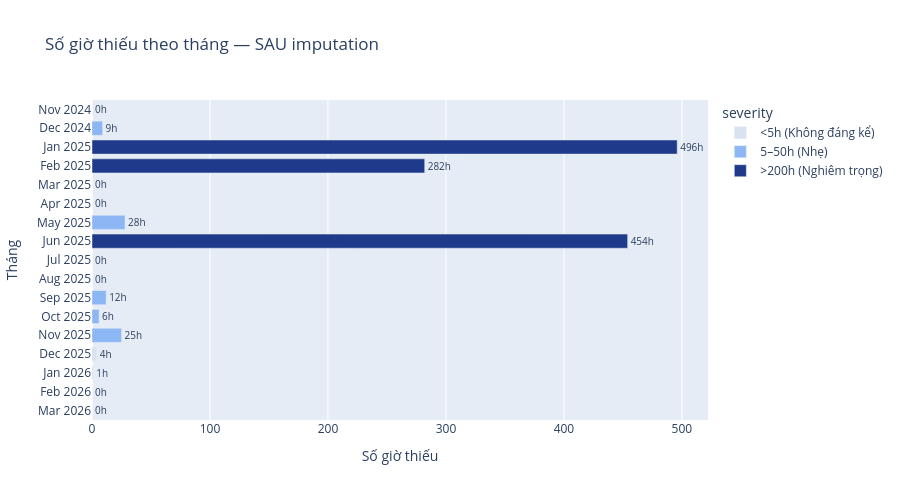
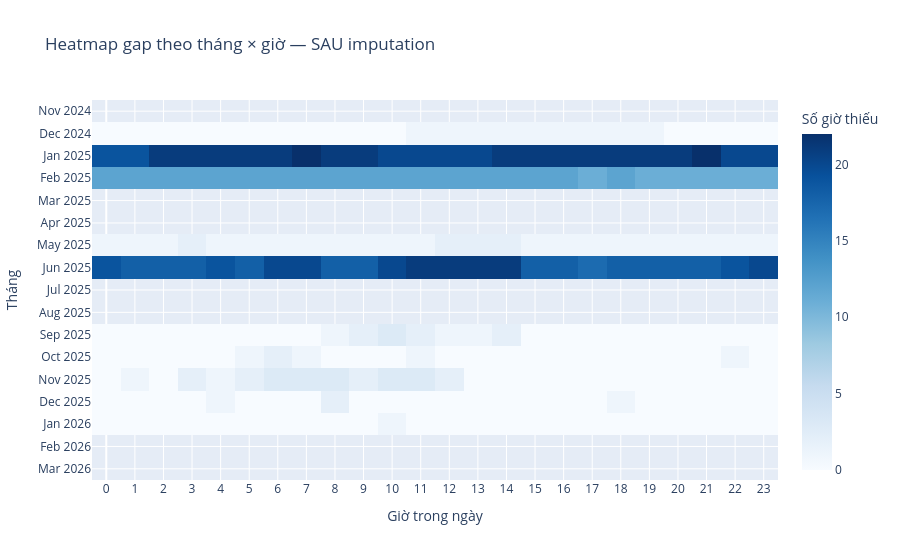

Write notebook code for charts like these, in order.
### Code cell
# Sort theo chronological order thay vì ascending value

monthly_missing2 = (
    pm25_df_full["is_missing_pm25"]
    .resample("ME")
    .sum()
    .astype(int)
    .rename("missing_hours")
    .reset_index()
)
monthly_missing2["year_month_label"] = monthly_missing2["datetime"].dt.strftime("%b %Y")

bins = [-1, 5, 50, 200, float("inf")]
labels = ["<5h (Không đáng kể)", "5–50h (Nhẹ)", "50–200h (Trung bình)", ">200h (Nghiêm trọng)"]
monthly_missing2["severity"] = pd.cut(monthly_missing2["missing_hours"], bins=bins, labels=labels)
monthly_missing2["severity"] = monthly_missing2["severity"].cat.remove_unused_categories().astype(str)


monthly_missing2 = monthly_missing2.sort_values('datetime', ascending=False)  # mới nhất trên cùng

fig_missing2 = px.bar(
    monthly_missing2,
    x='missing_hours', y='year_month_label',
    color='severity', orientation='h', text='missing_hours',
    color_discrete_map={
        '<5h (Không đáng kể)' : '#d9e3f0',
        '5–50h (Nhẹ)'         : '#8db6f4',
        '50–200h (Trung bình)': '#4472c4',
        '>200h (Nghiêm trọng)': '#1f3a8a',
    },
    labels={'missing_hours': 'Số giờ thiếu', 'year_month_label': 'Tháng'},
    title='Số giờ thiếu theo tháng — SAU imputation',
)
fig_missing2.update_traces(texttemplate='%{text}h', textposition='outside')
fig_missing2.update_layout(
    yaxis=dict(
        categoryorder='array',
        categoryarray=monthly_missing2['year_month_label'].tolist(),  # giữ đúng thứ tự datetime
    ),
    bargap=0.25,
    height=500  # tăng chiều cao để các tháng không bị chen nhau
)
fig_missing2.show()



# --- Heatmap thiếu theo tháng × giờ --- SAU imputation
month_order2 = (
    monthly_missing2
    .sort_values("datetime", ascending=True)["year_month_label"]
    .tolist()
)

heatmap_df2 = (
    pm25_imputed[pm25_imputed["is_missing_pm25"]]   # ← dùng pm25_imputed, không phải pm25_df_full
    .reset_index()
    .assign(
        year_month=lambda df: df["datetime"].dt.strftime("%b %Y"),
        hour      =lambda df: df["datetime"].dt.hour,
    )
    .groupby(["year_month", "hour"], observed=False)
    .size()
    .rename("missing_count")
    .reset_index()
)

heatmap_pivot2 = (
    heatmap_df2.pivot(index="year_month", columns="hour", values="missing_count")  # ← heatmap_df2
    .fillna(0)
    .reindex(month_order2)   # ← month_order2
)

if heatmap_pivot2.empty or heatmap_pivot2.sum().sum() == 0:
    print("Không còn missing sau imputation — heatmap không cần thiết.")
else:
    fig_heatmap2 = px.imshow(
        heatmap_pivot2,
        aspect="auto",
        color_continuous_scale="Blues",
        labels=dict(color="Số giờ thiếu"),
        title="Heatmap gap theo tháng × giờ — SAU imputation",
    )
    fig_heatmap2.update_xaxes(title="Giờ trong ngày", dtick=1)
    fig_heatmap2.update_yaxes(title="Tháng", autorange="reversed")
    fig_heatmap2.show()

### Figure 1 — Plotly figure (JSON) as saved in the notebook; plotly's stock layout.template omitted (floating-point values rounded to 4 significant figures)
{"data": [{"hovertemplate": "severity=<5h (Không đáng kể)<br>Số giờ thiếu=%{text}<br>Tháng=%{y}<extra></extra>", "legendgroup": "<5h (Không đáng kể)", "marker": {"color": "#d9e3f0", "pattern": {"shape": ""}}, "name": "<5h (Không đáng kể)", "orientation": "h", "showlegend": true, "text": [0.0, 0.0, 1.0, 4.0, 0.0, 0.0, 0.0, 0.0, 0.0], "textposition": "outside", "texttemplate": "%{text}h", "type": "bar", "x": [0, 0, 1, 4, 0, 0, 0, 0, 0], "xaxis": "x", "y": ["Mar 2026", "Feb 2026", "Jan 2026", "Dec 2025", "Aug 2025", "Jul 2025", "Apr 2025", "Mar 2025", "Nov 2024"], "yaxis": "y"}, {"hovertemplate": "severity=5–50h (Nhẹ)<br>Số giờ thiếu=%{text}<br>Tháng=%{y}<extra></extra>", "legendgroup": "5–50h (Nhẹ)", "marker": {"color": "#8db6f4", "pattern": {"shape": ""}}, "name": "5–50h (Nhẹ)", "orientation": "h", "showlegend": true, "text": [25.0, 6.0, 12.0, 28.0, 9.0], "textposition": "outside", "texttemplate": "%{text}h", "type": "bar", "x": [25, 6, 12, 28, 9], "xaxis": "x", "y": ["Nov 2025", "Oct 2025", "Sep 2025", "May 2025", "Dec 2024"], "yaxis": "y"}, {"hovertemplate": "severity=>200h (Nghiêm trọng)<br>Số giờ thiếu=%{text}<br>Tháng=%{y}<extra></extra>", "legendgroup": ">200h (Nghiêm trọng)", "marker": {"color": "#1f3a8a", "pattern": {"shape": ""}}, "name": ">200h (Nghiêm trọng)", "orientation": "h", "showlegend": true, "text": [454.0, 282.0, 496.0], "textposition": "outside", "texttemplate": "%{text}h", "type": "bar", "x": [454, 282, 496], "xaxis": "x", "y": ["Jun 2025", "Feb 2025", "Jan 2025"], "yaxis": "y"}], "layout": {"bargap": 0.25, "barmode": "relative", "height": 500, "legend": {"title": {"text": "severity"}, "tracegroupgap": 0}, "title": {"text": "Số giờ thiếu theo tháng — SAU imputation"}, "xaxis": {"anchor": "y", "domain": [0, 1], "title": {"text": "Số giờ thiếu"}}, "yaxis": {"anchor": "x", "categoryarray": ["Mar 2026", "Feb 2026", "Jan 2026", "Dec 2025", "Nov 2025", "Oct 2025", "Sep 2025", "Aug 2025", "Jul 2025", "Jun 2025", "May 2025", "Apr 2025", "Mar 2025", "Feb 2025", "Jan 2025", "Dec 2024", "Nov 2024"], "categoryorder": "array", "domain": [0, 1], "title": {"text": "Tháng"}}}}

### Figure 2 — Plotly figure (JSON) as saved in the notebook; plotly's stock layout.template omitted (floating-point values rounded to 4 significant figures; data arrays with more than 128 entries replaced by an {"elided": "..."} marker saying what was removed)
{"data": [{"coloraxis": "coloraxis", "hovertemplate": "hour: %{x}<br>year_month: %{y}<br>Số giờ thiếu: %{z}<extra></extra>", "name": "0", "type": "heatmap", "x": [0, 1, 2, 3, 4, 5, 6, 7, 8, 9, 10, 11, 12, 13, 14, 15, 16, 17, 18, 19, 20, 21, 22, 23], "xaxis": "x", "y": ["Nov 2024", "Dec 2024", "Jan 2025", "Feb 2025", "Mar 2025", "Apr 2025", "May 2025", "Jun 2025", "Jul 2025", "Aug 2025", "Sep 2025", "Oct 2025", "Nov 2025", "Dec 2025", "Jan 2026", "Feb 2026", "Mar 2026"], "yaxis": "y", "z": {"elided": "17x24 float values"}}], "layout": {"coloraxis": {"colorbar": {"title": {"text": "Số giờ thiếu"}}, "colorscale": [[0, "rgb(247,251,255)"], [0.125, "rgb(222,235,247)"], [0.25, "rgb(198,219,239)"], [0.375, "rgb(158,202,225)"], [0.5, "rgb(107,174,214)"], [0.625, "rgb(66,146,198)"], [0.75, "rgb(33,113,181)"], [0.875, "rgb(8,81,156)"], [1, "rgb(8,48,107)"]]}, "title": {"text": "Heatmap gap theo tháng × giờ — SAU imputation"}, "xaxis": {"anchor": "y", "domain": [0, 1], "dtick": 1, "title": {"text": "Giờ trong ngày"}}, "yaxis": {"anchor": "x", "autorange": "reversed", "domain": [0, 1], "title": {"text": "Tháng"}}}}
